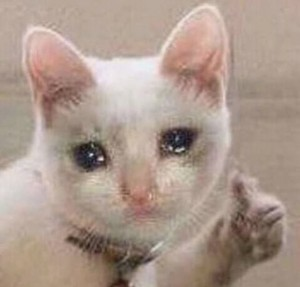
#> input picture image.jpeg, 300 x 287 px
$ python image.py
#> lines starting #> are read from the running program, lines starting #| are printed output that depends on the picture
#> further down, image is the input picture: shape (287, 300, 3); mean B, G, R 140.7, 152.4, 171.8
import cv2
import matplotlib.pyplot as plt


def rotate_image(image, theta_degrees):
#> called with theta_degrees = 90
    (h, w) = image.shape[:2]
#> h = 287; w = 300
    center = (w // 2, h // 2)
#> center = (150, 143)
    matrix = cv2.getRotationMatrix2D(center, theta_degrees, 1.0)
#> matrix = [[6.12e-17, 1, 7], [-1, 6.12e-17, 293]]
    rotated = cv2.warpAffine(image, matrix, (w, h))
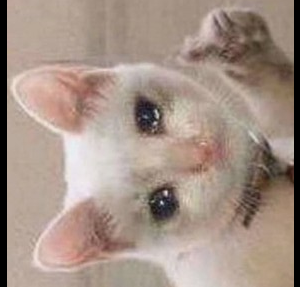
#> rotated: shape (287, 300, 3); mean B, G, R 134.3, 145.5, 164.1
    return rotated


def resize_image(image, fx, fy):
#> called with fx = 2, fy = 2
    resized = cv2.resize(image, None, fx=fx, fy=fy)
    return resized


def mirror_image(image, axis):
#> called with axis = 'y'
    if axis == 'x':
        mirrored = cv2.flip(image, 0)
    elif axis == 'y':
        mirrored = cv2.flip(image, 1)
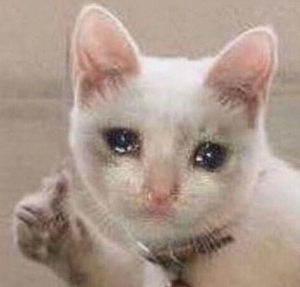
#> mirrored: shape (287, 300, 3); mean B, G, R 140.7, 152.4, 171.8
    else:
        raise ValueError("Axis must be 'x' or 'y'")
    return mirrored


def show_image(title, image):
    image_rgb = cv2.cvtColor(image, cv2.COLOR_BGR2RGB)
    plt.imshow(image_rgb)
    plt.title(title)
    plt.axis('off')
    plt.show()


image = cv2.imread('image.jpeg')

if image is None:
    print("Error: Зображення не знайдено або не вдалося зчитати")
else:
    show_image('Оригінальне', image)

    rotated_image = rotate_image(image, 90)
    show_image('Повернуте на 90 градусів', rotated_image)

    resized_image = resize_image(image, 2, 2)
    show_image('Змінене у 2x, 2y', resized_image)

    mirrored_image = mirror_image(image, 'y')
    show_image('Відзеркалене по вісі Y', mirrored_image)

    images = [image, rotated_image, resized_image, mirrored_image]
    titles = ['Оригінальне', 'Повернуте на 90 градусів', 'Змінене у 2x, 2y',
              'Відзеркалене по вісі Y']

    for img, title in zip(images, titles):
            cv2.imshow(title, img)
#> this loop made 4 passes
#> title on passes 1 to 4: 'Оригінальне', 'Повернуте на 90 градусів', 'Змінене у 2x, 2y', 'Відзеркалене по вісі Y'

    cv2.waitKey(0)
    cv2.destroyAllWindows()
